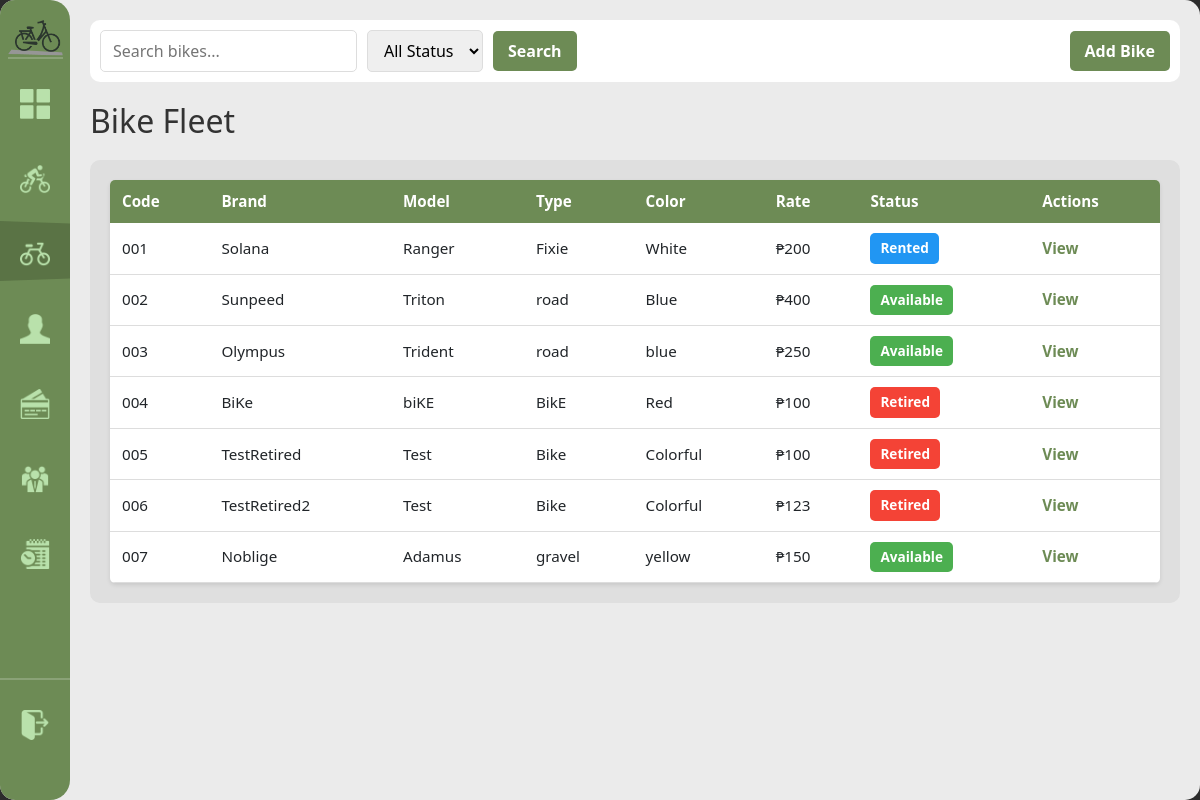
The page /bikes (signed in) on the database its author committed.
### tables this page shows
CREATE TABLE bike (
            bike_id INTEGER PRIMARY KEY AUTOINCREMENT,
            bike_code TEXT NOT NULL UNIQUE,
            brand TEXT NOT NULL, model TEXT NOT NULL,
            color TEXT NOT NULL,
            bike_rate DECIMAL(8,2) NOT NULL DEFAULT 0,
            type TEXT NOT NULL DEFAULT 'standard',
            status TEXT NOT NULL DEFAULT 'available' CHECK(status IN('available','rented','retired')),
            date_added DATE NOT NULL DEFAULT(date('now','localtime'))
        );

### handlers/bike_routes.py (the view)
@bikes_bp.route('/bikes')
@login_required
def registry():
    search = request.args.get('search', '')
    status = request.args.get('status', 'all')
    all_bikes = database.get().get_all_bikes(search, status)
    return render_template('bike_registry.html', bikes=all_bikes, search=search, filter_status=status)

### app.py (called while the page is built)
def get_sidebar_state():
    return request.cookies.get('sidebarState') == 'expanded'

@app.context_processor
def inject_sidebar_state():
    return dict(sidebar_expanded=get_sidebar_state())

@app.context_processor
def inject_current_staff():
    staff = current_staff()
    return dict(current_staff=staff, is_admin=staff and staff.get("role") == "admin")

### modules/auth.py (called while the page is built)
def login_required(view):
    @wraps(view)
    def wrapped(*args, **kwargs):
        if not session.get("staff_id"):
            return redirect(url_for("login"))
        return view(*args, **kwargs)
    return wrapped

def current_staff():
    if not session.get("staff_id"):
        return None
    return {
        "staff_id": session.get("staff_id"),
        "username": session.get("username"),
        "first_name": session.get("first_name"),
        "last_name": session.get("last_name"),
        "role": session.get("role"),
    }

### modules/database.py (called while the page is built, shortened)
def get():
    if not db: init()
    return db

    def get_all_bikes(self, search="", status="all"):
        q = f"%{search}%"
        query = """
            SELECT * FROM bike
            WHERE bike_code LIKE ?
               OR brand LIKE ?
               OR model LIKE ?
               OR color LIKE ?
            ORDER BY bike_code
        """
        return [dict(r) for r in self.conn.execute(query, (q, q, q, q)).fetchall()]

### templates/bike_registry.html (shortened to what this page needs)
{% extends "base.html" %}
{% block content %}
<div class="top-bar">
    <form method="get" class="search-form">
        <input type="text" name="search" placeholder="Search bikes..." value="{{ search }}">
        <select name="status">
            <option value="all" {% if filter_status == 'all' %}selected{% endif %}>All Status</option>
        </select>
        <button type="submit" sound-type="minor">Search</button>
        <button type="button" id="add-bike-btn" class="btn-primary">Add Bike</button>
    </form>
</div>
<h1>Bike Fleet</h1>
<div class="content-grid">
    <div class="scroll-table-container">
        <table>
            <thead>
                <tr>
                <th>Code</th>
                <th>Brand</th>
                <th>Model</th>
                <th>Type</th>
                <th>Color</th>
                <th>Rate</th>
                <th>Status</th>
                <th>Actions</th>
            </tr>
        </thead>
        <tbody>
            {% for bike in bikes %}
            <tr>
                <td>{{ bike['bike_code'] }}</td>
                <td>{{ bike['brand'] }}</td>
                <td>{{ bike['model'] }}</td>
                <td>{{ bike['type'] }}</td>
                <td>{{ bike['color'] }}</td>
                <td>₱{{ bike['bike_rate'] }}</td>
                <td><span class="status-badge status-{{ bike['status'] }}">{{ bike['status'].replace('_', ' ').title() }}</span></td>
                <td><a href="{{ url_for('bikes.bike_detail', bid=bike['bike_id']) }}">View</a></td>
            </tr>
            {% endfor %}
        </tbody>
    </table>
    </div>
</div>
{% endblock %}

### static/style.css (style rules this page uses)
:root { --primary-green: #6D8B55; --secondary-green: #566d42; --bg-light: #EBEBEB; --white: #FFFFFF; --sidebar-collapsed: 70px; --sidebar-expanded: 165px; }
body { margin: 0; font-family: 'Segoe UI', Tahoma, Geneva, Verdana, sans-serif; background-color: #2C2C2C; }
.top-bar { background-color: var(--white); opacity: 1; padding: 10px; border-radius: 10px; margin-bottom: 20px; }
.content-grid { display: flex; flex-grow: 1; opacity: 1; background-color: #DFDFDF; border-radius: 10px; }
.scroll-table-container { width: 100%; overflow-x: auto; overflow-y: auto; max-height: calc(100vh - 260px); padding: 20px; box-sizing: border-box; }
.btn-primary, .btn-secondary, button[type="submit"] { padding: 10px 20px; border: none; border-radius: 5px; cursor: pointer; font-weight: bold; text-decoration: none; display: inline-block; transition: all 0.3s ease; }
.btn-primary, button[type="submit"] { background-color: var(--primary-green); color: white; }
table { width: 100%; border-collapse: collapse; background: white; border-radius: 5px; overflow: hidden; box-shadow: 0 2px 4px rgba(0,0,0,0.1); }
table thead { background-color: var(--primary-green); color: white; }
table th, table td { padding: 10px 12px; text-align: left; font-size: 0.95rem; }
table tbody tr { border-bottom: 1px solid #ddd; }
table a { color: var(--primary-green); text-decoration: none; font-weight: bold; }
.status-badge { display: inline-block; padding: 5px 10px; border-radius: 5px; font-size: 0.85rem; font-weight: bold; }
.status-badge.status-active, .status-badge.status-available { background-color: #4CAF50; color: white; }
.status-badge.status-rented { background-color: #2196F3; color: white; }
.status-badge.status-inactive, .status-badge.status-retired, .status-badge.status-overdue { background-color: #f44336; color: white; }
.search-form { display: flex; gap: 10px; align-items: center; flex-wrap: wrap; }
.search-form input, .search-form select { padding: 8px 12px; border: 1px solid #ddd; border-radius: 5px; font-family: inherit; }
.search-form button { padding: 8px 15px; background-color: var(--primary-green); color: white; border: none; border-radius: 5px; cursor: pointer; font-weight: bold; }
.search-form .btn-primary { background-color: var(--primary-green); margin-left: auto; }
h1, h2 { color: #333; margin: 10px 0; }
h1 { font-size: 2rem; margin-bottom: 20px; }

### rows shown on the page
bike: bike_code "001", brand "Solana", model "Ranger", type "Fixie", color "White", bike_rate "200", status.replace "Rented"
bike: bike_code "002", brand "Sunpeed", model "Triton", type "road", color "Blue", bike_rate "400", status.replace "Available"
bike: bike_code "003", brand "Olympus", model "Trident", type "road", color "blue", bike_rate "250", status.replace "Available"
bike: bike_code "004", brand "BiKe", model "biKE", type "BikE", color "Red", bike_rate "100", status.replace "Retired"
bike: bike_code "005", brand "TestRetired", model "Test", type "Bike", color "Colorful", bike_rate "100", status.replace "Retired"
bike: bike_code "006", brand "TestRetired2", model "Test", type "Bike", color "Colorful", bike_rate "123", status.replace "Retired"
bike: bike_code "007", brand "Noblige", model "Adamus", type "gravel", color "yellow", bike_rate "150", status.replace "Available"
